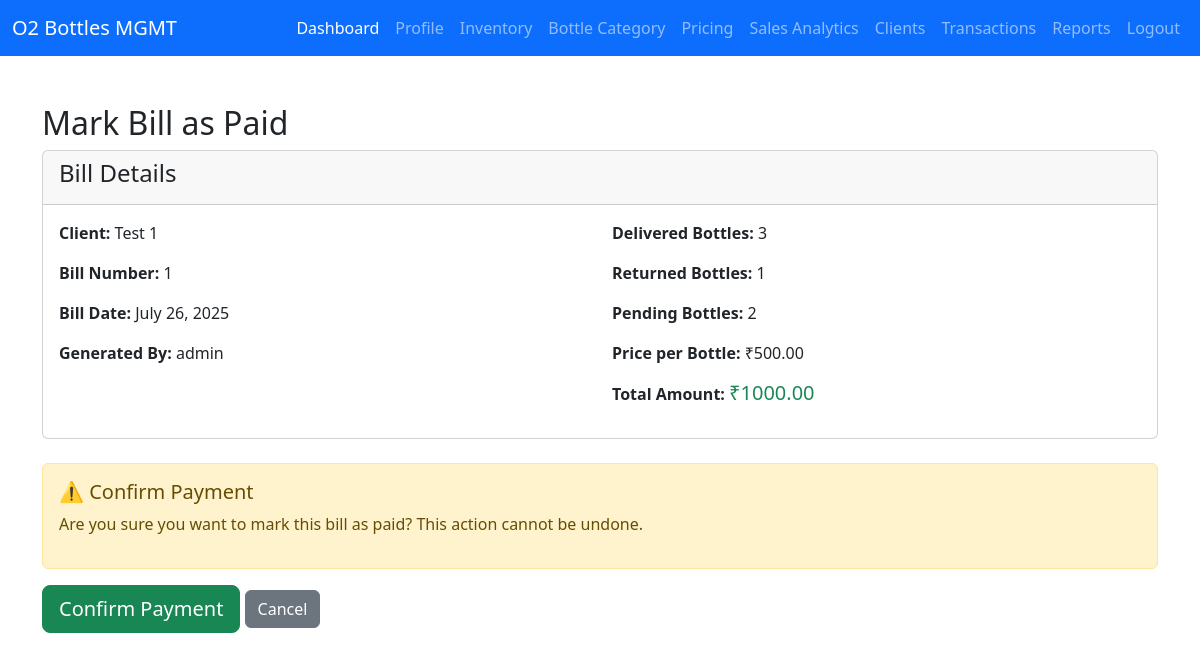
Before: /bills/1/mark-paid/ (signed in) with the older database file.
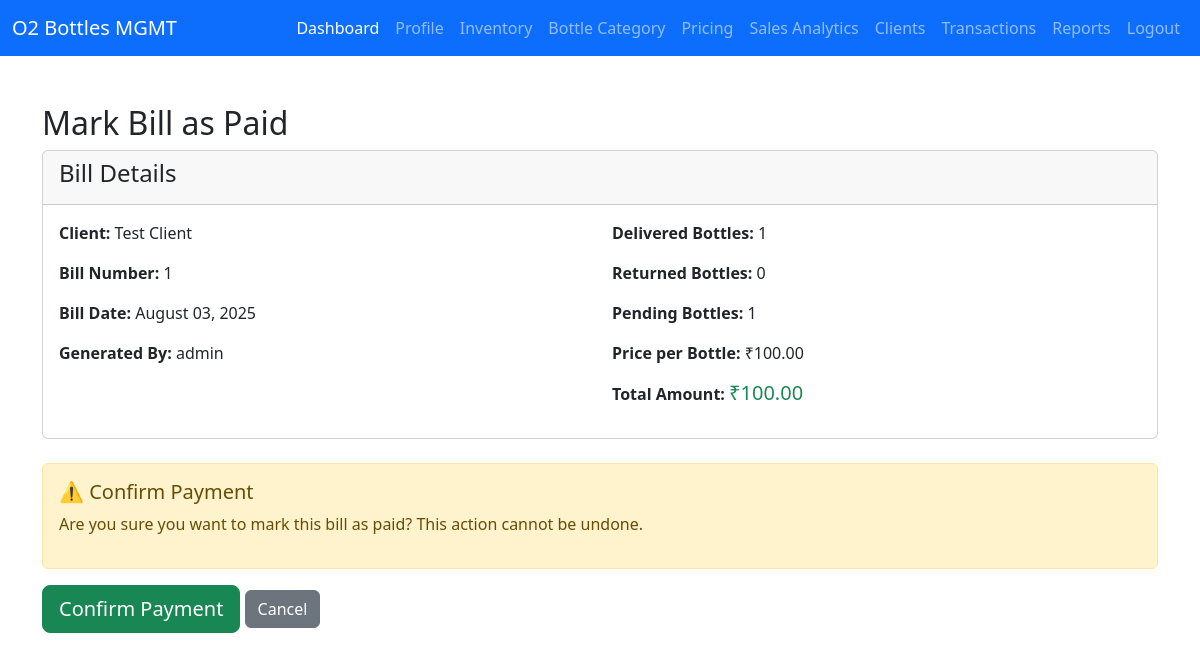
After: the same page with the newer database file.
### bottle_MGMT/models.py (models this page shows, shortened)
class Bill(models.Model):
    BILL_TYPE_CHOICES = [
        ('auto', 'Automated'),
        ('custom', 'Custom'),
    ]
    client = models.ForeignKey(Client, on_delete=models.CASCADE)
    bill_date = models.DateTimeField(auto_now_add=True)
    delivered_bottles = models.IntegerField()
    returned_bottles = models.IntegerField()
    pending_bottles = models.IntegerField()
    total_amount = models.DecimalField(max_digits=10, decimal_places=2)
    price_per_bottle = models.DecimalField(max_digits=10, decimal_places=2, default=0)
    subtotal_amount = models.DecimalField(max_digits=12, decimal_places=2, default=Decimal('0.00'))
    discount_percentage = models.DecimalField(max_digits=5, decimal_places=2, default=Decimal('0.00'))
    discount_amount = models.DecimalField(max_digits=12, decimal_places=2, default=Decimal('0.00'))
    taxable_amount = models.DecimalField(max_digits=12, decimal_places=2, default=Decimal('0.00'))
    gst_percentage = models.DecimalField(max_digits=5, decimal_places=2, default=Decimal('18.00'))
    gst_amount = models.DecimalField(max_digits=12, decimal_places=2, default=Decimal('0.00'))
    final_amount = models.DecimalField(max_digits=12, decimal_places=2, default=Decimal('0.00'))
    generated_by = models.ForeignKey(User, on_delete=models.SET_NULL, null=True)
    paid = models.BooleanField(default=False)
    paid_date = models.DateTimeField(null=True, blank=True)
    paid_by = models.ForeignKey(User, on_delete=models.SET_NULL, null=True, blank=True, related_name='bills_paid')
    bill_type = models.CharField(max_length=10, choices=BILL_TYPE_CHOICES, default='auto')
    description = models.TextField(blank=True, null=True)  # For custom bill descriptions
    class Meta:
        ordering = ['-bill_date']

class Client(models.Model):
    ROLE_CHOICES = [
        ('customer', 'Customer'),
        ('admin', 'Admin'),
    ]
    name = models.CharField(max_length=100)
    contact = models.CharField(max_length=10)
    alt_contact = models.CharField(max_length=10, blank=True, null=True)
    email = models.EmailField()
    address = models.TextField()
    company_name = models.CharField(max_length=150, blank=True, null=True)
    gst_number = models.CharField(max_length=20, blank=True, null=True)
    role = models.CharField(max_length=10, choices=ROLE_CHOICES, default='customer')
    owner_gst = models.CharField(max_length=20, blank=True, null=True)
    bank_account = models.CharField(max_length=50, blank=True, null=True)
    card = models.CharField(max_length=50, blank=True, null=True)
    account_holder = models.CharField(max_length=100, blank=True, null=True)
    account_number = models.CharField(max_length=30, blank=True, null=True)
    ifsc = models.CharField(max_length=15, blank=True, null=True)
    branch = models.CharField(max_length=100, blank=True, null=True)
    account_type = models.CharField(max_length=20, blank=True, null=True)
    mmid = models.CharField(max_length=20, blank=True, null=True)
    vpa = models.CharField("Virtual Payment Address", max_length=100, blank=True, null=True)
    upi_number = models.CharField(max_length=15, blank=True, null=True)
    upi_qr = models.ImageField(upload_to="upi_qr/", blank=True, null=True)

### bottle_MGMT/views.py (the view, shortened to what this page needs)
# urls.py: path('bills/<int:bill_id>/mark-paid/', views.mark_bill_paid, name='mark_bill_paid'),
@staff_member_required
def mark_bill_paid(request, bill_id):
    from django.utils import timezone
    bill = get_object_or_404(Bill, id=bill_id)
    return render(request, 'mark_bill_paid.html', {'bill': bill})

### templates/mark_bill_paid.html (shortened to what this page needs)
{% extends "base.html" %}
{% load widget_tweaks %}
{% block content %}
    <h2>Mark Bill as Paid</h2>
    <div class="card mb-4">
        <div class="card-header">
            <h4>Bill Details</h4>
        </div>
        <div class="card-body">
            <div class="row">
                <div class="col-md-6">
                    <p><strong>Client:</strong> {{ bill.client.name }}</p>
                    <p><strong>Bill Number:</strong> {{ bill.id }}</p>
                    <p><strong>Bill Date:</strong> {{ bill.bill_date|date:"F d, Y" }}</p>
                    <p><strong>Generated By:</strong> {{ bill.generated_by.username }}</p>
                </div>
                <div class="col-md-6">
                    <p><strong>Delivered Bottles:</strong> {{ bill.delivered_bottles }}</p>
                    <p><strong>Returned Bottles:</strong> {{ bill.returned_bottles }}</p>
                    <p><strong>Pending Bottles:</strong> {{ bill.pending_bottles }}</p>
                    <p><strong>Price per Bottle:</strong> ₹{{ bill.price_per_bottle }}</p>
                    <p><strong>Total Amount:</strong> <span class="h5 text-success">₹{{ bill.total_amount }}</span></p>
                </div>
            </div>
        </div>
    </div>
    <div class="alert alert-warning">
        <h5>⚠️ Confirm Payment</h5>
        <p>Are you sure you want to mark this bill as paid? This action cannot be undone.</p>
    </div>
    <form method="post">
        <button type="submit" class="btn btn-success btn-lg">Confirm Payment</button>
        <a href="{% url 'bill_history' bill.client.id %}" class="btn btn-secondary">Cancel</a>
    </form>
{% endblock %}

Changed rows visible on the page:
changed Bill "admin": client.name "Test 1" → "Test Client"; bill_date "July 26, 2025" → "August 03, 2025"; delivered_bottles "3" → "1"; returned_bottles "1" → "0"; pending_bottles "2" → "1"; price_per_bottle "500.00" → "100.00"; total_amount "1000.00" → "100.00"
